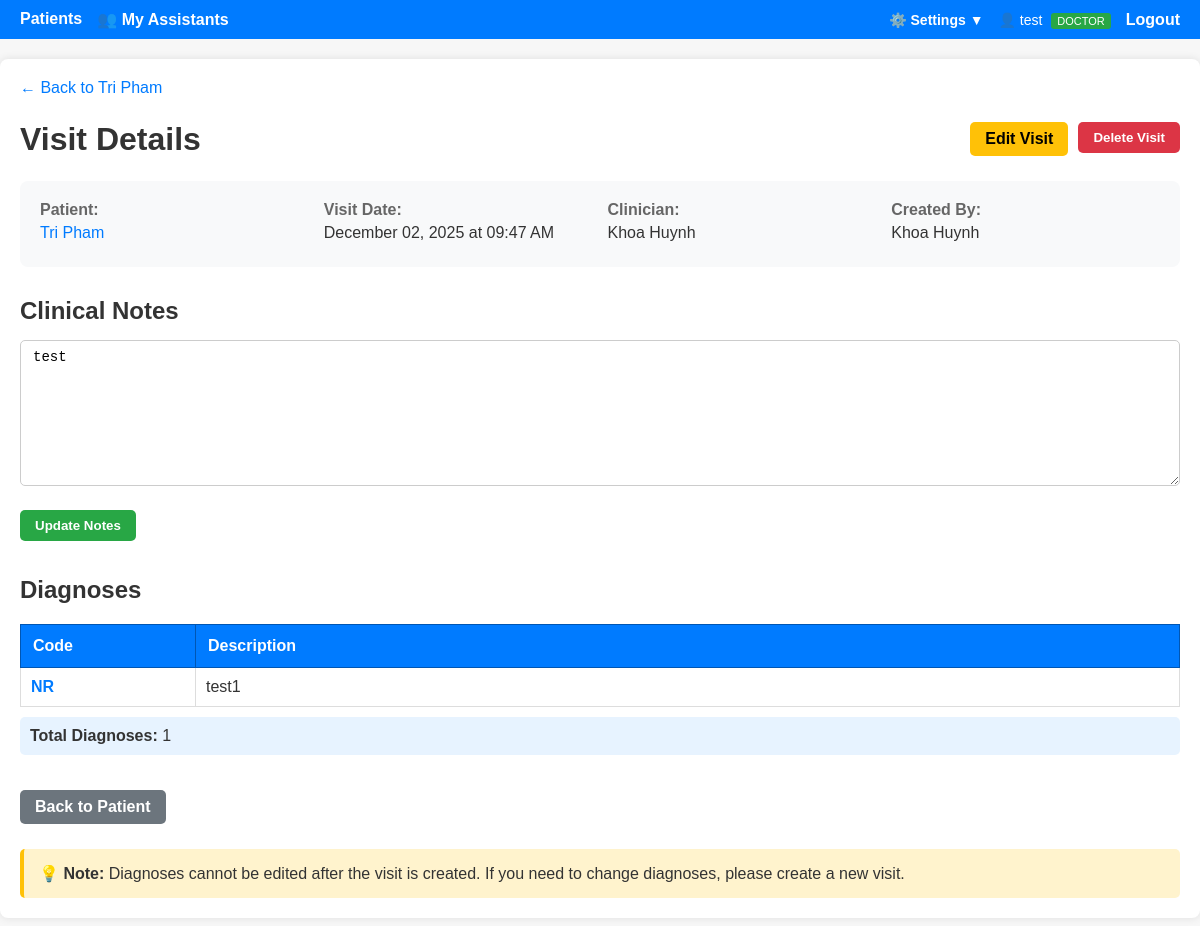
Page /visits/86 (signed in) on the committed database.
### doctor_app/models.py (models this page shows, shortened)
class User(UserMixin, db.Model):
    id = db.Column(db.Integer, primary_key=True)
    username = db.Column(db.String(80), unique=True, nullable=False)
    password_hash = db.Column(db.String(255), nullable=False)
    role = db.Column(
        db.String(20), default="doctor"
    )  # 'admin', 'doctor', or 'assistant'
    full_name = db.Column(db.String(120), nullable=True)
    email = db.Column(db.String(120), nullable=True)
    location = db.Column(db.String(120), nullable=True)
    created_at = db.Column(db.DateTime, default=datetime.utcnow)
    is_active = db.Column(db.Boolean, default=True)
    doctor_id = db.Column(db.Integer, db.ForeignKey("user.id"), nullable=True)
    visits = db.relationship(
        "Visit", backref="creator", lazy=True, foreign_keys="Visit.created_by"
    )
    patients = db.relationship(
        "Patient", backref="primary_doctor", lazy=True, foreign_keys="Patient.doctor_id"
    )
    assistants = db.relationship(
        "User",
        backref=db.backref("doctor", remote_side=[id]),
        foreign_keys=[doctor_id],
        lazy="dynamic",
    )
    def is_admin(self):
        return self.role == "admin"
    def is_doctor(self):
        return self.role == "doctor"
    def can_import_export(self):
        return self.role in ["admin", "doctor"]

class Patient(db.Model):
    id = db.Column(db.Integer, primary_key=True)
    full_name = db.Column(db.String(120), nullable=False, index=True)
    phone = db.Column(db.String(30), nullable=True, index=True)
    date_of_birth = db.Column(db.Date, nullable=True)
    created_at = db.Column(db.DateTime, default=datetime.utcnow)
    doctor_id = db.Column(db.Integer, db.ForeignKey("user.id"), nullable=True)
    visits = db.relationship(
        "Visit", backref="patient", lazy=True, cascade="all, delete-orphan"
    )

class Visit(db.Model):
    id = db.Column(db.Integer, primary_key=True)
    patient_id = db.Column(
        db.Integer, db.ForeignKey("patient.id"), nullable=False, index=True
    )
    visit_date = db.Column(db.DateTime, default=datetime.utcnow, index=True)
    clinician = db.Column(db.String(120), nullable=True)
    notes = db.Column(db.Text, nullable=True)
    created_by = db.Column(db.Integer, db.ForeignKey("user.id"), nullable=True)
    diagnoses = db.relationship(
        "Diagnosis", backref="visit", lazy=True, cascade="all, delete-orphan"
    )

class Diagnosis(db.Model):
    id = db.Column(db.Integer, primary_key=True)
    visit_id = db.Column(
        db.Integer, db.ForeignKey("visit.id"), nullable=False, index=True
    )
    code = db.Column(db.String(20), nullable=True)
    description = db.Column(db.String(255), nullable=False)

### doctor_app/visits/routes.py (the view)
@bp.route("/<int:visit_id>", methods=["GET", "POST"])
@login_required
def visit_detail(visit_id):
    visit = Visit.query.get_or_404(visit_id)
    diagnoses = visit.diagnoses
    form = EditNotesForm(obj=visit)
    if form.validate_on_submit():
        visit.notes = form.notes.data
        db.session.commit()
        flash("Clinical notes updated successfully", "success")
        return redirect(url_for("visits.visit_detail", visit_id=visit.id))
    return render_template(
        "visits/detail.html", visit=visit, diagnoses=diagnoses, form=form
    )

### doctor_app/visits/forms.py
class EditNotesForm(FlaskForm):
    notes = TextAreaField("Clinical Notes", validators=[Optional()])
    submit = SubmitField("Update Notes")

### doctor_app/auth/routes.py (called while the page is built)
@login_manager.user_loader
def load_user(user_id):
    return User.query.get(int(user_id))

### doctor_app/templates/visits/detail.html (shortened to what this page needs)
{% extends 'base.html' %}
{% block content %}
<div style="margin-bottom: 20px;">
    <a href="{{ url_for('patients.patient_detail', patient_id=visit.patient.id) }}" style="color: #007bff; text-decoration: none;">← Back to {{ visit.patient.full_name }}</a>
</div>
<div style="display: flex; justify-content: space-between; align-items: center; margin-bottom: 20px;">
    <h1 style="margin: 0;">Visit Details</h1>
    <div style="display: flex; gap: 10px;">
        <a href="{{ url_for('visits.edit_visit', visit_id=visit.id) }}" class="btn" style="background: #ffc107; color: #000;">Edit Visit</a>
        <form method="post" action="{{ url_for('visits.delete_visit', visit_id=visit.id) }}" style="display: inline;" onsubmit="return confirm('Are you sure you want to delete this visit? All diagnoses will also be deleted. This action cannot be undone.');">
            <button type="submit" class="btn" style="background: #dc3545;">Delete Visit</button>
        </form>
    </div>
</div>
<div style="background: #f8f9fa; padding: 20px; border-radius: 8px; margin-bottom: 30px;">
    <div style="display: grid; grid-template-columns: repeat(auto-fit, minmax(200px, 1fr)); gap: 15px;">
        <div>
            <strong style="color: #666;">Patient:</strong>
            <p style="margin: 5px 0;">
                <a href="{{ url_for('patients.patient_detail', patient_id=visit.patient.id) }}" style="color: #007bff; text-decoration: none;">
                    {{ visit.patient.full_name }}
                </a>
            </p>
        </div>
        <div>
            <strong style="color: #666;">Visit Date:</strong>
            <p style="margin: 5px 0;">{{ visit.visit_date.strftime('%B %d, %Y at %I:%M %p') }}</p>
        </div>
        <div>
            <strong style="color: #666;">Clinician:</strong>
            <p style="margin: 5px 0;">{{ visit.clinician or '—' }}</p>
        </div>
        {% if visit.creator %}
        <div>
            <strong style="color: #666;">Created By:</strong>
            <p style="margin: 5px 0;">{{ visit.creator.full_name or visit.creator.username }}</p>
        </div>
        {% endif %}
    </div>
</div>
<div style="margin-bottom: 30px;">
    <div style="display: flex; justify-content: space-between; align-items: center; margin-bottom: 15px;">
        <h2 style="margin: 0;">Clinical Notes</h2>
    </div>
    <form method="post">
        <div class="form-group">
            {{ form.notes(class="form-control", rows="8", placeholder="Enter clinical notes, symptoms, observations, treatment plan, etc.") }}
        </div>
        {{ form.submit(class="btn", style="background: #28a745;") }}
    </form>
</div>
<div style="margin-bottom: 30px;">
    <h2>Diagnoses</h2>
    {% if diagnoses %}
    <table style="width: 100%; border-collapse: collapse;">
        <thead>
            <tr style="background: #007bff; color: white;">
                <th style="padding: 12px; text-align: left; border: 1px solid #0056b3; width: 150px;">Code</th>
                <th style="padding: 12px; text-align: left; border: 1px solid #0056b3;">Description</th>
            </tr>
        </thead>
        <tbody>
            {% for d in diagnoses %}
            <tr>
                <td style="padding: 10px; border: 1px solid #ddd;">
                    {% if d.code %}
                        <strong style="color: #007bff;">{{ d.code }}</strong>
                    {% else %}
                        <span style="color: #999;">—</span>
                    {% endif %}
                </td>
                <td style="padding: 10px; border: 1px solid #ddd;">{{ d.description }}</td>
            </tr>
            {% endfor %}
        </tbody>
    </table>
    <div style="margin-top: 10px; padding: 10px; background: #e7f3ff; border-radius: 5px;">
        <strong>Total Diagnoses:</strong> {{ diagnoses|length }}
    </div>
    {% else %}
    <div style="padding: 30px; text-align: center; background: #f9f9f9; border-radius: 8px; border: 1px dashed #ddd;">
        <p style="font-size: 16px; color: #666; margin: 0;">No diagnoses recorded for this visit.</p>
    </div>
    {% endif %}
</div>
<div style="margin-top: 30px;">
    <a href="{{ url_for('patients.patient_detail', patient_id=visit.patient.id) }}" class="btn" style="background: #6c757d;">Back to Patient</a>
</div>
<div style="margin-top: 20px; padding: 15px; background: #fff3cd; border-radius: 5px; border-left: 4px solid #ffc107;">
    <strong>💡 Note:</strong> Diagnoses cannot be edited after the visit is created. If you need to change diagnoses, please create a new visit.
</div>
{% endblock %}

### doctor_app/templates/base.html (shortened to what this page needs)
<!doctype html>
<html lang="en">
<head>
  <link rel="stylesheet" href="{{ url_for('static', filename='style.css') }}">
</head>
<body>
  <nav>
    <a href="{{ url_for('patients.list_patients') }}" class="{% if request.endpoint == 'patients.list_patients' %}active{% endif %}">Patients</a>
    {% if current_user.is_doctor() %}
    <a href="{{ url_for('auth.my_assistants') }}" class="{% if request.endpoint in ['auth.my_assistants', 'auth.create_assistant', 'auth.edit_assistant'] %}active{% endif %}">👥 My Assistants</a>
    {% endif %}
    <div style="margin-left: auto; display: flex; align-items: center; gap: 15px;">
      <div class="dropdown" id="settingsDropdown">
        <button class="dropdown-button" onclick="toggleDropdown()">⚙️ Settings ▼</button>
      </div>
      <span style="color: #fff; font-size: 14px;">
        👤 {{ current_user.full_name or current_user.username }}
        {% if current_user.is_admin() %}
          <span style="background: #ffc107; color: #000; padding: 2px 6px; border-radius: 3px; font-size: 11px; margin-left: 5px;">ADMIN</span>
        {% elif current_user.is_doctor() %}
          <span style="background: #28a745; color: #fff; padding: 2px 6px; border-radius: 3px; font-size: 11px; margin-left: 5px;">DOCTOR</span>
        {% elif current_user.is_assistant() %}
          <span style="background: #17a2b8; color: #fff; padding: 2px 6px; border-radius: 3px; font-size: 11px; margin-left: 5px;">ASSISTANT</span>
        {% endif %}
      </span>
      <a href="{{ url_for('auth.logout') }}">Logout</a>
    </div>
  </nav>
  <main>
    {% block content %}{% endblock %}
  </main>
</body>
</html>

### doctor_app/static/style.css (style rules this page uses)
body { font-family: Arial; background: #f7f7f7; color: #333; margin: 0; padding: 0; }
main { max-width: 1200px; margin: 20px auto; padding: 20px; background: #fff; border-radius: 8px; box-shadow: 0 0 8px rgba(0,0,0,0.1); }
nav { background: #007bff; padding: 10px 20px; display: flex; gap: 15px; }
nav a { color: #fff; text-decoration: none; font-weight: bold; }
.btn { padding: 8px 15px; border-radius: 5px; background: #007bff; color: #fff; text-decoration: none; font-weight: bold; display: inline-block; margin: 5px 0; cursor: pointer; border: none; }
.form-group { margin-bottom: 15px; }
input[type="text"], input[type="password"], input[type="date"], input[type="file"], textarea, select { padding: 8px 12px; font-size: 14px; border-radius: 5px; border: 1px solid #ccc; width: 100%; box-sizing: border-box; }
textarea { resize: vertical; }
table { width: 100%; border-collapse: collapse; margin-top: 20px; }
table thead tr { background: #007bff; color: white; }
table th { padding: 12px; text-align: left; border: 1px solid #0056b3; font-weight: bold; }
table td { padding: 10px; border: 1px solid #ddd; }
table tbody tr { border-bottom: 1px solid #ddd; transition: background-color 0.2s ease; }

### doctor_app/templates/base.html (style rules this page uses)
.dropdown { position: relative; display: inline-block; }
.dropdown-button { background: none; border: none; color: #fff; text-decoration: none; font-weight: bold; cursor: pointer; padding: 0; font-size: 14px; font-family: Arial; }

### rows in the picture
User: full_name "test"
Patient: patient.full_name "Tri Pham"
Visit: visit_date "December 02, 2025 at 09:47 AM", clinician "Khoa Huynh", notes "test"
User: creator "Khoa Huynh"
Diagnosis: code "NR", description "test1"

### other values in the picture
{{ diagnoses|length }} "1"
